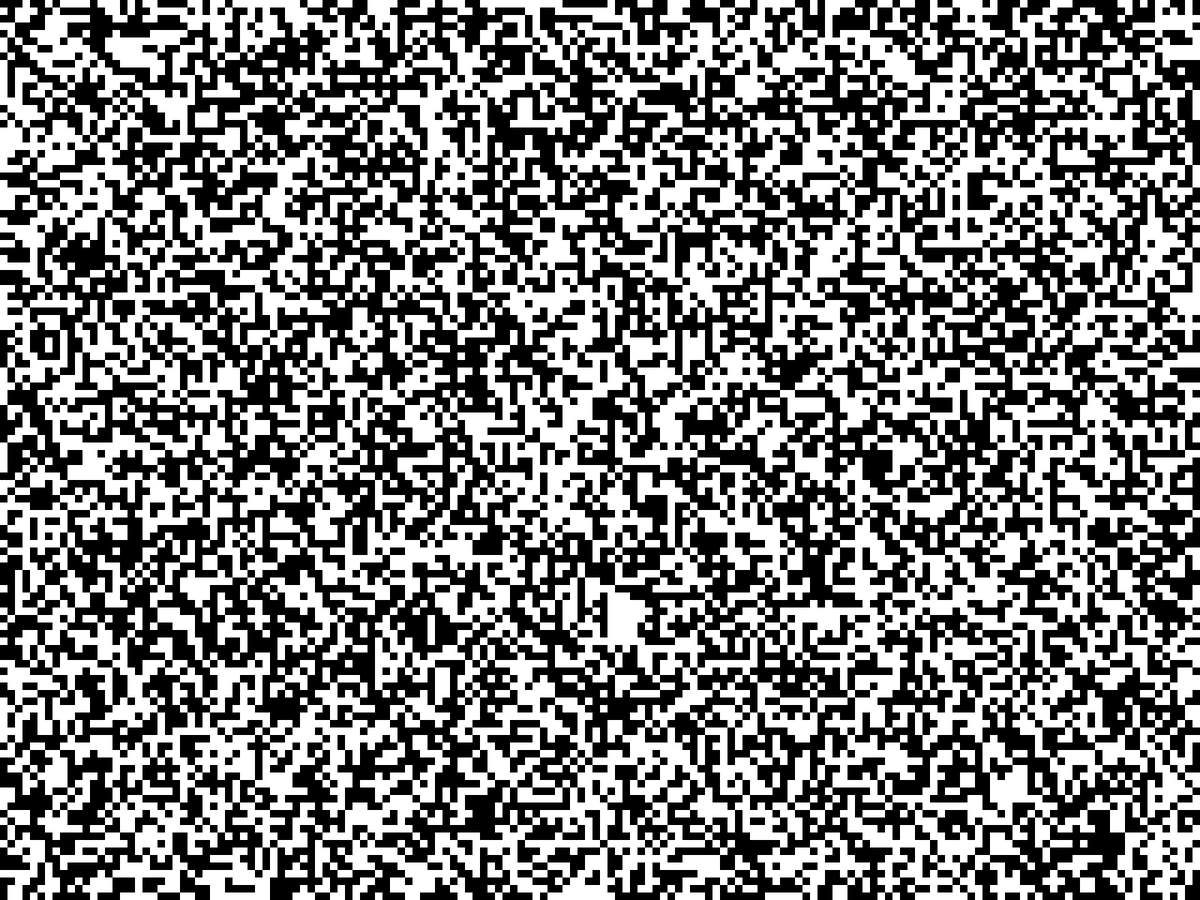
Frame 1 (no input)
Frame 60 (the mouse pressed at the canvas centre just before this capture): identical to frame 1, image omitted
Frame 120 (the mouse held since frame 60 and released just before this capture): identical to frame 1, image omitted

The Processing sketch that drew this single still picture (run headless with seeded random() and noise(); from frame 60 on, the mouse is pressed at the canvas centre):

// Processing sketch: GameOfLife
// ── GameOfLife.pde
Cell[][] cells;

final float size = 10;
int x; 
int y;

boolean PAUSE;

void setup() {
  fullScreen();
  //colorMode(HSB);
  reset();
}

void draw() {
  if (!PAUSE) {
    iterate();
  }
}

void reset() {
  background(0);

  PAUSE = true;

  x = int(width / size);
  y = int(height / size);

  cells = new Cell[x][y];

  for (int i = 0; i < cells.length; i++)
    for (int j = 0; j < cells[0].length; j++) {
      cells[i][j] = new Cell(i * size, j * size, decide(i, j), size);// color(255));//color(random(255), 255, 255));
      cells[i][j].update();
    }
}

boolean decide(int i, int j) {
  return random(1) < .5;
  //return i * j % 7 == 0;
}

void iterate() {
  for (int j = 0; j < cells[0].length; j++)
    for (int i = 0; i < cells.length; i++) {
      Cell current = cells[i][j];
      boolean state = current.state;

      int neighbors = 0;

      for (int i2 = -1; i2 <= 1; i2++)
        for (int j2 = -1; j2 <= 1; j2++) {
          if (!(i2 == 0 & j2 == 0)) {
            int i3 = mod((i + i2), cells.length);
            int j3 = mod((j + j2), cells[0].length);
            if (cells[i3][j3].state)
              neighbors++;
          }
        }
      //if (neighbors != current.lastNeighbors) {
      if (state) {
        if (neighbors > 3 || neighbors < 2)
          state = false;
      } else {
        if (neighbors == 3)
          state = true;
      }

      cells[i][j].next(state, neighbors);
    }
  //}

  for (int i = 0; i < cells.length; i++)
    for (int j = 0; j < cells[0].length; j++) {
      cells[i][j].update();
    }
}

void killAll() {
  for (int i = 0; i < cells.length; i++)
    for (int j = 0; j < cells[0].length; j++) {
      cells[i][j].nextState = false;
      cells[i][j].update();
    }
}



void mousePressed() {
  int i = int(mouseX / size);
  int j = int(mouseY / size);
  Cell c = cells[i][j];
  if (c.state) {
    c.nextState = false;
  } else {
    c.nextState = true;
  } 
  c.update();
}

void mouseDragged() {
  mousePressed();
}

void keyPressed() {
  switch(key) {
  case ' ':
    PAUSE = !PAUSE;
    break;
  case 's':
    PAUSE = true;
    iterate();
    break;
  case 'r':
    reset();
    break;
  case 'k':
    killAll();
  }
}

int mod(int value, int mod) {
  return (value % mod + mod) % mod;
}
// ── Cell.pde
 class Cell {
  float x, y;
  float size;
  boolean state;
  boolean nextState;
  int lastNeighbors;

  Cell(float x, float y, boolean state, float size) {
    this.x = x;
    this.y = y;
    this.nextState = state;
    this.size = size;
  }

  void next(boolean state, int neighbors) {
    this.nextState = state;
    this.lastNeighbors = neighbors;
  }

  void update() {
    if (this.state != this.nextState) {
      color c = (this.state) ? color(0) : color(255);
      this.state = this.nextState;
      this.show(c);
    }
  }
  void show(color c) {
    pushMatrix();
    noStroke();
    fill(c);
    rect(this.x, this.y, this.size, this.size);
    popMatrix();
  }
}
